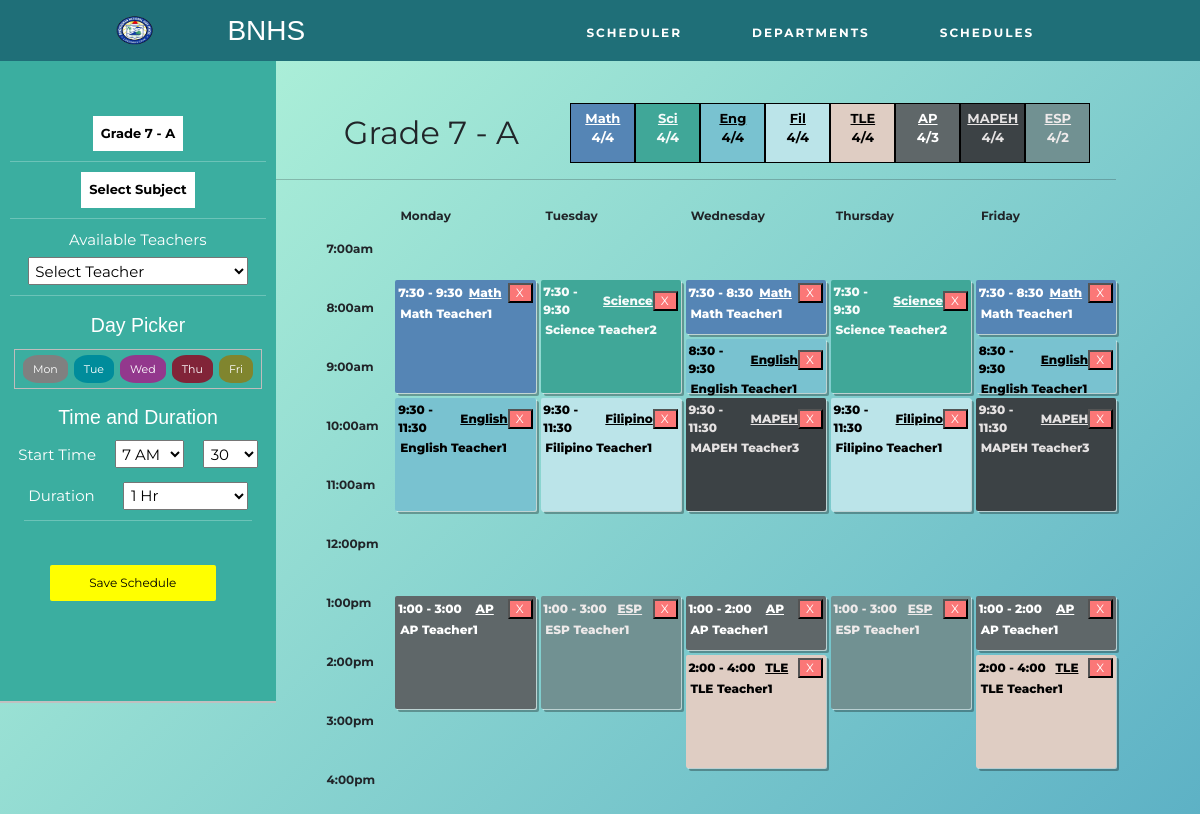
The page /scheduler.php?grade_section=7A on the database as committed earlier.
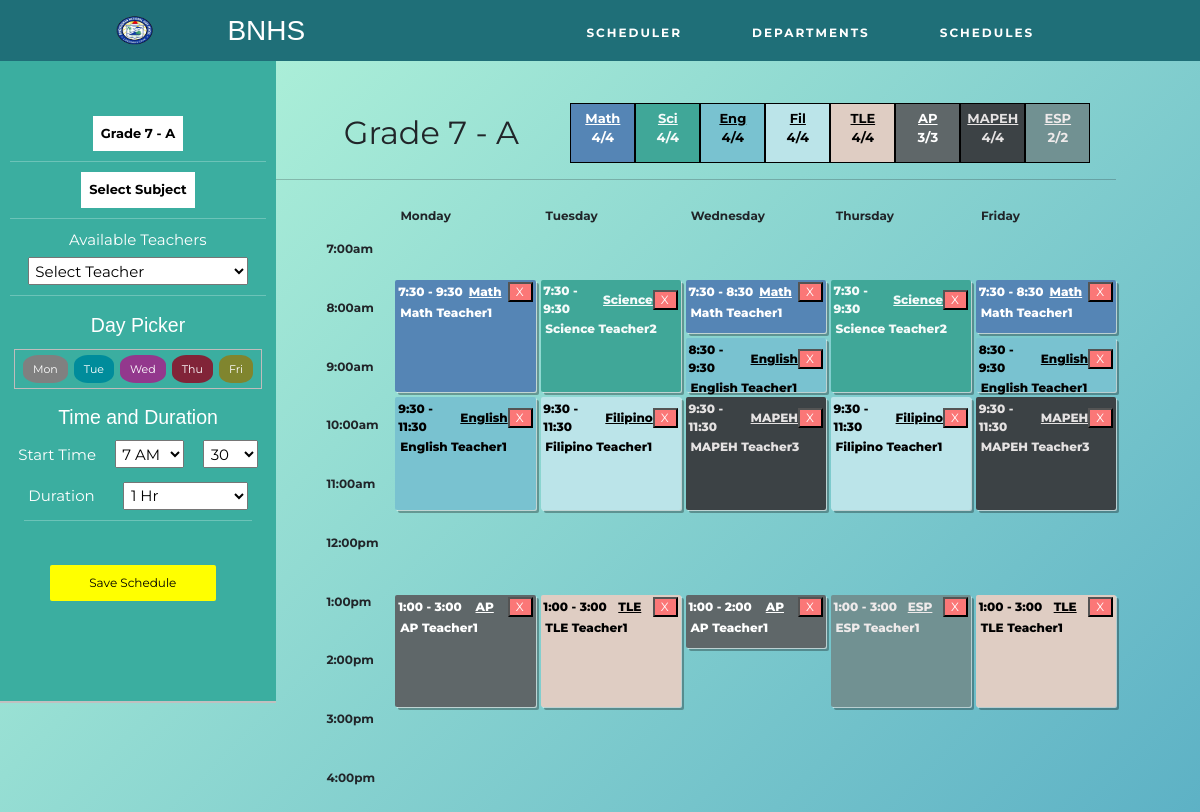
The same page on the database as committed later.
### tables this page shows
CREATE TABLE IF NOT EXISTS `class_schedule` (
  `grade_section` varchar(32) NOT NULL,
  `teacher_id` int DEFAULT NULL,
  `subject` varchar(32) NOT NULL,
  `day` varchar(32) NOT NULL,
  `start_time` float NOT NULL,
  `end_time` float NOT NULL,
  `duration` int NOT NULL,
  `id` int NOT NULL AUTO_INCREMENT,
  UNIQUE KEY `id` (`id`),
  KEY `teacher` (`teacher_id`)
);

CREATE TABLE IF NOT EXISTS `teacher` (
  `id` int NOT NULL AUTO_INCREMENT,
  `firstName` varchar(32) NOT NULL,
  `lastName` varchar(32) NOT NULL,
  `dept` varchar(32) NOT NULL,
  `workload` float NOT NULL,
  PRIMARY KEY (`id`)
);

### scheduler.php (called while the page is built, shortened)
<?php
try {
    include __DIR__ . './includes/connection/DatabaseConnect.php';
    include __DIR__ . './includes/connection/DatabaseFunctions.php';
    include __DIR__ . './includes/templates/scheduler.html.php';
} catch (PDOException $e) {
    include __DIR__ . './includes/connection/displayError.php';
}
include __DIR__ . './includes/templates/layout.html.php';
function retrieveAllTwoId($pdo, $table, $primaryKey1, $value1, $primaryKey2, $value2) {
    $query = 'SELECT * FROM `' . $table . '`
              WHERE `' . $primaryKey1 . '` = :value1
              AND `' . $primaryKey2 . '` = :value2 ';
    $parameters = [
        'value1' => $value1,
        'value2' => $value2
    ];
    $query = query($pdo, $query, $parameters);
    return $query->fetchAll();
}
function convertSubject($subject) {
    if($subject == 'Mathematics')
      return 'Math';
    return $subject;
  }
function convertTime($time) {
    if($time % 100 == 0) {
        $time = $time/100;
        if($time > 12)
            $stringTime = ($time - 12) . ':00';
        else
            $stringTime = $time . ':00';
        return $stringTime;
    } else {
        if($time % 50 == 0) {
            $time = $time/100;
            $time = $time - 0.5;
            if($time > 12)
                $stringTime = ($time - 12) . ':30';
            else
                $stringTime = $time . ':30';
        }
        return $stringTime;
    }
}
?>

### includes/connection/DatabaseFunctions.php (called while the page is built, shortened)
<?php
function retrieveAllId($pdo, $table, $primaryKey, $value) {
    $query = 'SELECT * FROM `' . $table . '`
              WHERE `' . $primaryKey . '` = :value';
    $parameters = [
        'value' => $value
    ];
    $query = query($pdo, $query, $parameters);
    return $query->fetchAll();
}
function retrieveId($pdo, $table, $primaryKey, $value) {
    $query = 'SELECT * FROM `' . $table . '`
              WHERE `' . $primaryKey . '` = :value';
    $parameters = [
        'value' => $value
    ];
    $query = query($pdo, $query, $parameters);
    return $query->fetch();
}
function query($pdo, $sql, $parameters = []) {
    $query = $pdo->prepare($sql);
    $query->execute($parameters);
    return $query;
}
?>

### includes/templates/scheduler.html.php (the view, shortened to what the rows shown need)
<link rel="stylesheet" type="text/css" href="./includes/templates/css/scheduler.css">
<?php
  $output = '
<div style="display:flex;">
<div class="add-module">
  <div style="margin:20% 0 5% 0">
  <div class="dropdown">
  ';
  if(isset($_GET['grade_section'])) {
    $grade = $_GET['grade_section'];
    $section = substr($grade, -1);
    $grade = substr_replace($grade ,"", -1);
    $displayGradeSection = 'Grade ' . $grade . ' - ' . $section;
  }
  else
    $displayGradeSection = 'Select Grade and Section';
  $output .= '
    <button onclick="dropDown('.'\'grade_section\''.')" class="dropbtn">'.$displayGradeSection.'</button>
    <div id="grade_section" class="dropdown-content">
  ';
  for($i = 7; $i <= 10; $i++) {
    $gradeLevel = retrieveAllId($pdo, 'grade_level', 'grade', $i);
    foreach($gradeLevel as $row) {
      $output .= '
        <a href="scheduler.php?grade_section='.$row['grade'].$row['section'].'#main">
        Grade '.$row['grade'].' - ' .$row['section'].' </a>
      ';
    }
  }
  if(isset($_GET['subject']))
    $subjectSelected =  $_GET['subject'];
  else
    $subjectSelected = 'Select Subject';
  if(isset($_GET['grade_section']))
    $gradeSection =  $_GET['grade_section'];
  else
    $gradeSection = ' ';
  $output .= '
      </div>
    </div>
    <hr>
  ';
  if($gradeSection != ' ') {
    $output .= '
    <div class="dropdown" style="width: 100%; display:flex; justify-content:center;">
      <button onclick="dropDown('.'\'subject\''.')" class="dropbtn">'.$subjectSelected.'</button>
      <div id="subject" class="dropdown-content">
        <a href="scheduler.php?grade_section='.$gradeSection.'&subject=Mathematics#main">Mathematics</a>
        <a href="scheduler.php?grade_section='.$gradeSection.'&subject=Science#main">Science</a>
        <a href="scheduler.php?grade_section='.$gradeSection.'&subject=English#main">English</a>
        <a href="scheduler.php?grade_section='.$gradeSection.'&subject=Filipino#main">Filipino</a>
        <a href="scheduler.php?grade_section='.$gradeSection.'&subject=MAPEH#main">MAPEH</a>
        <a href="scheduler.php?grade_section='.$gradeSection.'&subject=AP#main">AP</a>
        <a href="scheduler.php?grade_section='.$gradeSection.'&subject=ESP#main">ESP</a>
        <a href="scheduler.php?grade_section='.$gradeSection.'&subject=TLE#main">TLE</a>
      </div>
    </div>
    <hr>
  ';
  if( isset($_GET['grade_section']) && isset($_GET['subject']) ) {
    $temp = retrieveTwoId($pdo, 'class_schedule', 'grade_section', $_GET['grade_section'], 'subject', $_GET['subject']);
      if(isset($temp['teacher_id'])) {
        $teacherSelected = $temp['teacher_id'];
        $teacherSelected = retrieveId($pdo, 'teacher', 'id', $teacherSelected);
        $teacherId = $teacherSelected['id'];
        $teacherName = $teacherSelected['firstName'] . ' ' . $teacherSelected['lastName'];
      } else {
        $teacherName = 'Select Teacher';
        $teacherId = '';
      }
  } else {
    $teacherId = '';
    $teacherName = 'Select Teacher';
  }
  $output .= '
    <form action="scheduler.php" method="post">
    <label for="teacher" style="display:inline-block; margin-left: 25%;">Available Teachers</label> <br>
      <select name="teacher" style="width:80%; margin: 2% 0 0 10%;" required>
        <option value="'.$teacherId.'" selected>'.$teacherName.'</option>
  ';
  $output .= '
      </select>
  </div>
  <div style="width:100%; text-align: center;">
  <h1>Day Picker</h1>
  </div>
  <div style="margin:5%; text-align: center;">
  <h1>Time and Duration</h1>
  </div>
  <input type="hidden" name="grade_section" value="'.$gradeSection.'">
  <input type="hidden" name="subject" value="'.$subjectSelected.'">
</div>
  ';
} else {
  $output .= '
  </div>
</div>
  ';
}
  $output .= '
<div class="text">
  <div class="text-wrapper">
    <span class="text-header">'.$displayGradeSection.'</span>
  ';
  if(isset($_GET['grade_section'])) {
    $grade_section = $_GET['grade_section'];
    $subjects = ['Mathematics', 'Science', 'English', 'Filipino', 'TLE', 'AP', 'MAPEH', 'ESP'];
    $subjectsCount = [0, 0, 0, 0, 0, 0, 0, 0];
    for($i = 0; $i < 8; $i++) {
      $temp = retrieveAllTwoId($pdo, 'class_schedule', 'grade_section', $grade_section, 'subject', $subjects[$i]);
      foreach($temp as $row) {
          if(isset($row['duration']))
            $subjectsCount[$i] += ($row['duration']/100);
      }
    }
    $output .= '
    <span class="total-hours">
      <span class="Mathematics"> <u>Math</u> <br> '.$subjectsCount[0].'/4  </span>
      <span class="Science"> <u>Sci</u> <br> '.$subjectsCount[1].'/4 </span>
      <span class="English"> <u>Eng</u> <br> '.$subjectsCount[2].'/4 </span>
      <span class="Filipino"> <u>Fil</u> <br> '.$subjectsCount[3].'/4 </span>
      <span class="TLE"> <u>TLE <br></u> '.$subjectsCount[4].'/4 </span>
      <span class="AP"> <u>AP</u> <br> '.$subjectsCount[5].'/3 </span>
      <span class="MAPEH"> <u>MAPEH</u> <br> '.$subjectsCount[6].'/4 </span>
      <span class="ESP"> <u>ESP</u> <br> '.$subjectsCount[7].'/2 </span>
    </span>
    ';
  }
  $output .= '
  </div>
  <hr>
  <div class="schedule" aria-labelledby="schedule-heading">
    <span class="track-slot" aria-hidden="true" style="grid-column: mon; grid-row: tracks;">Monday</span>
    <span class="track-slot" aria-hidden="true" style="grid-column: tue; grid-row: tracks;">Tuesday</span>
    <span class="track-slot" aria-hidden="true" style="grid-column: wed; grid-row: tracks;">Wednesday</span>
    <span class="track-slot" aria-hidden="true" style="grid-column: thu; grid-row: tracks;">Thursday</span>
    <span class="track-slot" aria-hidden="true" style="grid-column: fri; grid-row: tracks;">Friday</span>
    <h2 class="time-slot" style="grid-row: time-700;">7:00am</h2>
    <h2 class="time-slot" style="grid-row: time-750;"></h2>
    <h2 class="time-slot" style="grid-row: time-800;">8:00am</h2>
    <h2 class="time-slot" style="grid-row: time-850;"></h2>
    <h2 class="time-slot" style="grid-row: time-900;">9:00am</h2>
    <h2 class="time-slot" style="grid-row: time-950;"</h2>
    <h2 class="time-slot" style="grid-row: time-1000;">10:00am</h2>
    <h2 class="time-slot" style="grid-row: time-1050;"></h2>
    <h2 class="time-slot" style="grid-row: time-1100;">11:00am</h2>
    <h2 class="time-slot" style="grid-row: time-1150;"></h2>
    <h2 class="time-slot" style="grid-row: time-1200;">12:00pm</h2>
    <h2 class="time-slot" style="grid-row: time-1250;"></h2>
    <h2 class="time-slot" style="grid-row: time-1300;">1:00pm</h2>
    <h2 class="time-slot" style="grid-row: time-1350;"></h2>
    <h2 class="time-slot" style="grid-row: time-1400;">2:00pm</h2>
    <h2 class="time-slot" style="grid-row: time-1450;"></h2>
    <h2 class="time-slot" style="grid-row: time-1500;">3:00pm</h2>
    <h2 class="time-slot" style="grid-row: time-1550;"></h2>
    <h2 class="time-slot" style="grid-row: time-1600;">4:00pm</h2>
    <h2 class="time-slot" style="grid-row: time-1650;"></h2>
  ';
  $grade_section_sched = retrieveAllId($pdo, 'class_schedule', 'grade_section', $gradeSection);
  foreach($grade_section_sched as $sched) {
    $teacher = retrieveId($pdo, 'teacher', 'id', $sched['teacher_id']);
    $schedDay = $sched['day'];
    $schedStart = $sched['start_time'];
    $schedEnd = $sched['end_time'];
    $schedSubject = $sched['subject'];
    $schedTeacher = $teacher['firstName'] . ' ' . $teacher['lastName'];
    $output .= '
          <div class="session '.$schedSubject.'" style="grid-column: '.$schedDay.'; grid-row: time-'.$schedStart.' / time-'.$schedEnd.';">
            <div class="session-time">
    ';
    $output .= '
              <span>'.convertTime($schedStart).' - '.convertTime($schedEnd) . ' ' . '</span>
              <span><u>'.convertSubject($schedSubject).'</u></span>
              <div>
                <form action="scheduler.php" method="post" style="display:inline-block; margin:0; padding:0;">
                  <input type="hidden" name="teacher_id" value="'.$teacher['id'].'">
                  <input type="hidden" name="grade_section" value="'.$gradeSection.'">
                  <input type="hidden" name="duration" value="'.$sched['duration'].'">
                  <button type="submit" name="deleteSchedule" value="'.$sched['id'].'" style="background:#fb7777;">X</button>
                </form>
              </div>
            </div>
            <div class="session-track">
              <div>'.$schedTeacher.'</div>
            </div>
          </div>
    ';
  }
  $output .= '
  </div>
</div>
  ';
?>

Rows that differ between the two databases and show on the page:
removed class_schedule: start_time "1:00", end_time "2:00", subject "AP", $sched['id'] 73 (drawn), teacher.lastName "AP Teacher1"
removed class_schedule: start_time "1:00", end_time "3:00", subject "ESP", $sched['id'] 74 (drawn), teacher.lastName "ESP Teacher1"
removed class_schedule: start_time "2:00", end_time "4:00", subject "TLE", $sched['id'] 76 (drawn), teacher.lastName "TLE Teacher1"
removed class_schedule: start_time "2:00", end_time "4:00", subject "TLE", $sched['id'] 77 (drawn), teacher.lastName "TLE Teacher1"
added class_schedule: start_time "1:00", end_time "3:00", subject "TLE", $sched['id'] 78 (drawn), teacher.lastName "TLE Teacher1"
added class_schedule: start_time "1:00", end_time "3:00", subject "TLE", $sched['id'] 79 (drawn), teacher.lastName "TLE Teacher1"
Other text that changed with them:
$subjectsCount[5]: "4" → "3"
$subjectsCount[7]: "4" → "2"
